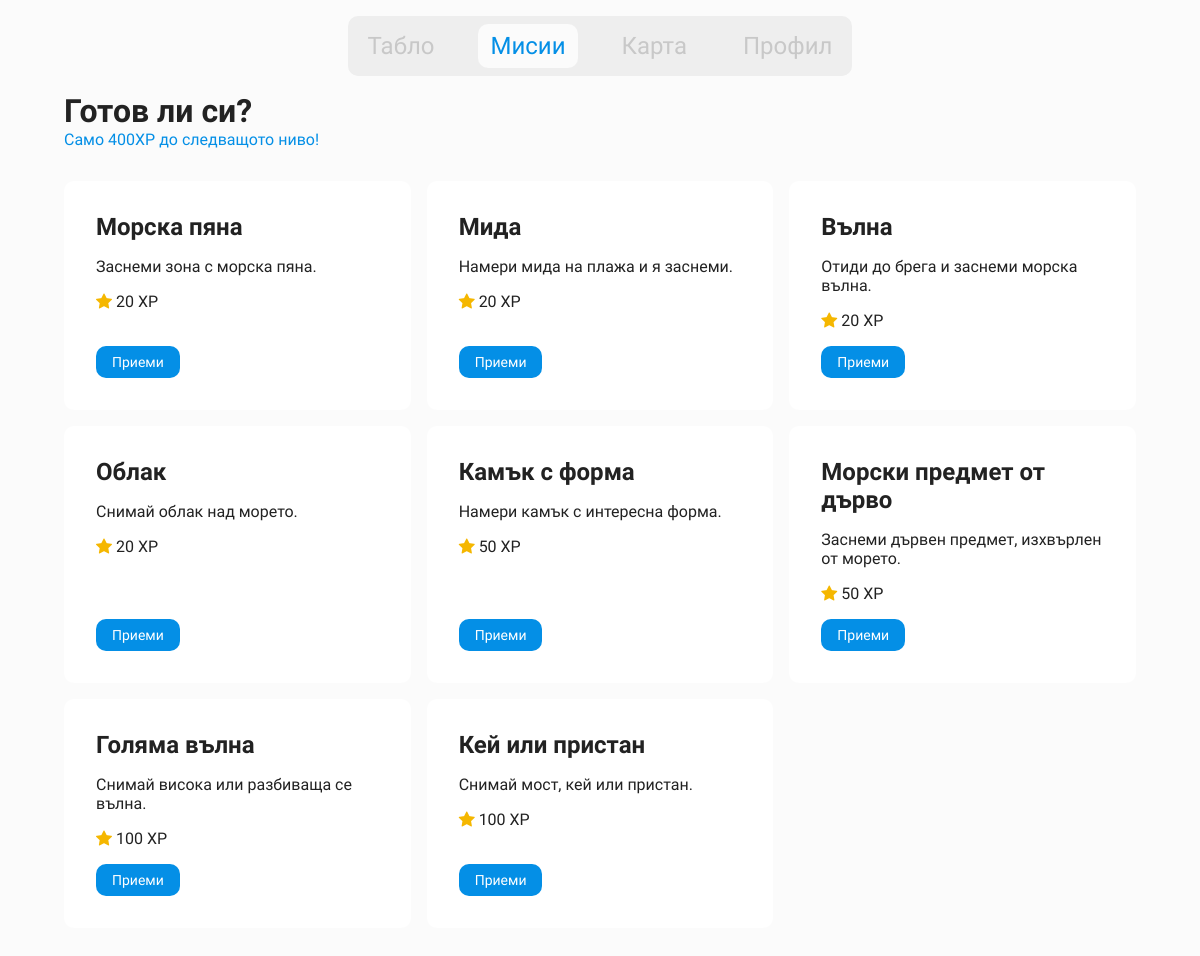
The app's page /tasks/ (signed in) with its own data.
### beaches/models.py (models this page shows, shortened)
class Task(models.Model):
    DIFFICULTY_CHOICES = [
        ('easy', 'Easy'),
        ('medium', 'Medium'),
        ('hard', 'Hard'),
    ]
    CATEGORY_CHOICES = [
        ('clean', 'Погрижи се природата'),
        ('photo', 'Снимай'),
        ('observe', 'Научи за фауната'),
    ]
    title = models.CharField(max_length=200, default="Task")
    description = models.TextField(max_length=100, null=True)
    user_desc = models.TextField(max_length=1000, null=True)
    difficulty = models.CharField(max_length=10, choices=DIFFICULTY_CHOICES, default="easy")
    category = models.CharField(max_length=20, choices=CATEGORY_CHOICES, default="photo")
    date_assigned = models.DateField(null=True, blank=True)
    reward = models.PositiveIntegerField(default=10)
    is_daily = models.BooleanField(default=False)
    icon = models.CharField(null=True, blank=True, default="bi bi-bullseye")

### beaches/views.py (the view)
# urls.py: path("tasks/", views.tasks_view, name="tasks"),
@login_required
def tasks_view(request):
    profile = models.UserProfile.objects.get(user=request.user)
    all_tasks = models.Task.objects.all()
    accepted_tasks = models.AcceptedTask.objects.filter(
        user_profile=profile, status='accepted'
    )
    completed_tasks = models.AcceptedTask.objects.filter(
        user_profile=profile, status='completed'
    )
    xp_to_next_level = profile.xp_for_next_level - profile.xp
    context = {
        "tasks": all_tasks,
        "accepted_ids": list(accepted_tasks.values_list("task_id", flat=True)),
        "completed_ids": list(completed_tasks.values_list("task_id", flat=True)),
        "xp_to_next_level": xp_to_next_level,
        "current_xp": profile.xp,
        "current_level": profile.level,
        "xp_next": profile.xp_for_next_level,
    }
    return render(request, "app/gamification/tasks.html", context)

### beaches/models.py (called while the page is built)
    @property
    def level(self):
        return max(1, int(0.1 * math.sqrt(self.xp)))

    @property
    def xp_for_next_level(self):
        next_level = self.level + 1
        return int((next_level / 0.1) ** 2)

### beaches/templates/app/gamification/tasks.html (shortened to what this page needs)
{% load static %}
{% load widget_tweaks %}
<!DOCTYPE html>
<html lang="en">
<head>
    <link rel="stylesheet" href="{% static 'alert.css' %}">
    <link rel="stylesheet" href="{% static 'nav.css' %}">
    <link rel="stylesheet" href="{% static 'tasks.css' %}">
    <link rel="stylesheet" href="https://cdn.jsdelivr.net/npm/bootstrap-icons@1.13.1/font/bootstrap-icons.min.css">
</head>
<body>
    {% include 'app/components/navbar.html' %}
    <h1>Готов ли си?</h1>
    <p class="xp-next">Само {{ xp_next }}XP до следващото ниво!</p>
    <div class="task-wrapper">
        {% for task in tasks %}
            <div class="task {% if task.id in completed_ids %} completed {% endif %}">
                <h2 class="task-title">{{ task.title }}</h2>
                <p class="task-desc">{{ task.user_desc }}</p>
                <p class="task-reward"><i class="bi bi-star-fill"></i> {{ task.reward }} XP</p>
                {% if task.id in completed_ids %}
                    <p class="text-green"><i class="bi bi-check-lg"></i> Изпълнено</p>
                {% else %}
                    <form action="{% url 'accept_task' task.id %}" method="POST" class="mt-3">
                        <button class="btn-primary">Приеми</button>
                    </form>
                {% endif %}
            </div>
        {% empty %}
            <p>Нямате мисии...</p>
        {% endfor %}
    </div>
</body>
</html>

### static/nav.css (style rules this page uses)
body { font-family: "Onest", sans-serif; padding-bottom: 60px; }

### static/tasks.css (style rules this page uses)
* { margin: 0; padding: 0; box-sizing: border-box; font-family: "Onest", sans-serif; }
body { background-color: #fbfbfb; color: #222222; padding-right: 64px; padding-left: 64px; }
.xp-next { color: #048FE6; margin-bottom: 32px; }
.task-wrapper { display: grid; grid-template-columns: repeat(4, 1fr); gap: 16px; align-items: stretch; }
.task { display: flex; flex-direction: column; gap: 16px; border-radius: 10px; box-shadow: 0 0 0 10px -2px rgba(43, 43, 43, 0.25); padding: 32px; background-color: #ffffff; }
.task form, .task > p:last-child { margin-top: auto; }
.btn-primary { background-color: #048FE6; display: inline-flex; align-items: center; justify-content: center; gap: 8px; padding: 8px 16px; position: relative; border-radius: 10px; overflow: hidden; cursor: pointer; border: none; transition: background-color 0.2s ease, transform 0.1s ease; font-family: "Onest", sans-serif; color: #ffffff; font-size: 14px; line-height: normal; width: fit-content; font-weight: 300; }
.bi-star-fill { color: #F5B700; }
@media (max-width: 1200px) { .task-wrapper { grid-template-columns: repeat(3, 1fr); } }

### records on screen
Task: title "Морска пяна", user_desc "Заснеми зона с морска пяна.", reward "20", shows "Приеми"
Task: title "Мида", user_desc "Намери мида на плажа и я заснеми.", reward "20", shows "Приеми"
Task: title "Вълна", user_desc "Отиди до брега и заснеми морска вълна.", reward "20", shows "Приеми"
Task: title "Облак", user_desc "Снимай облак над морето.", reward "20", shows "Приеми"
Task: title "Камък с форма", user_desc "Намери камък с интересна форма.", reward "50", shows "Приеми"
Task: title "Морски предмет от дърво", user_desc "Заснеми дървен предмет, изхвърлен от морето.", reward "50", shows "Приеми"
Task: title "Голяма вълна", user_desc "Снимай висока или разбиваща се вълна.", reward "100", shows "Приеми"
Task: title "Кей или пристан", user_desc "Снимай мост, кей или пристан.", reward "100", shows "Приеми"

### other values on screen
{{ xp_next }} "400"
